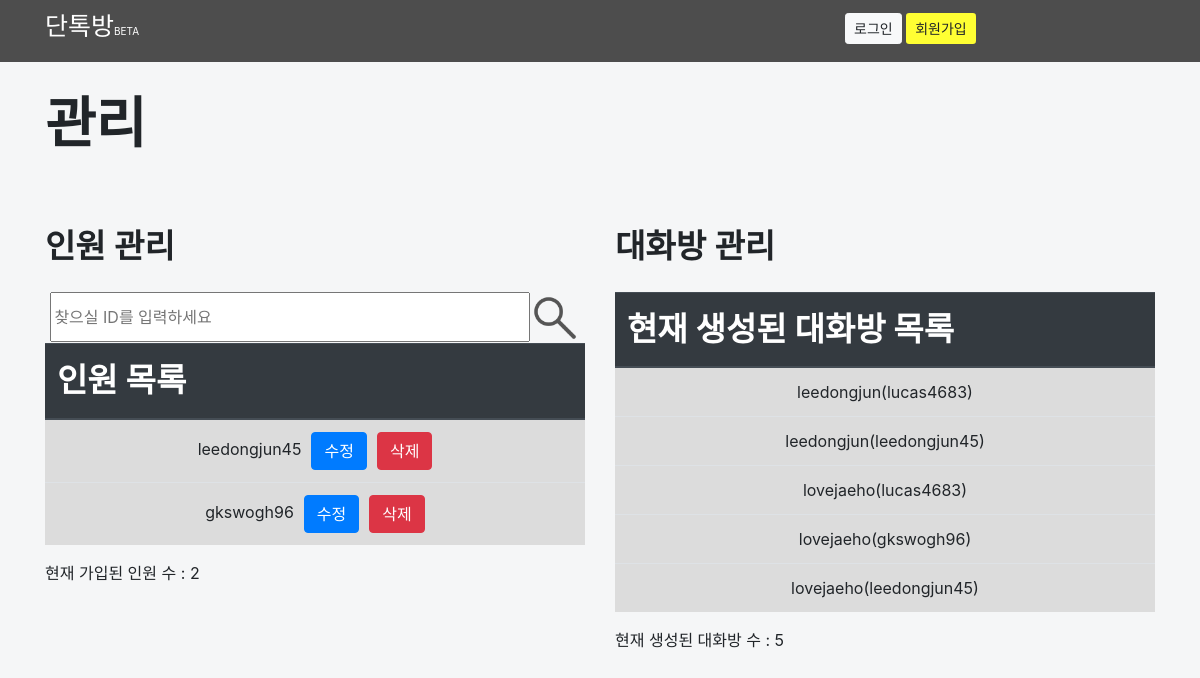
Screenshot of /DanTalk/admin_main with the database file from the repository.
### DanTalkMain/models.py (models this page shows)
class User(models.Model):
    DanTalk_ID = models.CharField(max_length=50, null=True, blank=True)
    DanTalk_PW = models.CharField(max_length=50, null=True, blank=True)
    DanTalk_Name = models.CharField(max_length=50, null=True, blank=True)
    DanTalk_Birth = models.CharField(max_length=8, null=True, blank=True)
    DanTalk_Email = models.CharField(max_length=50, null=True, blank=True)
    DanTalk_Gender = models.CharField(max_length=2, null=True, blank=True)
    DanTalk_PersonalAgree = models.CharField(max_length=2, default="1", null=True, blank=True)
    rank_list = (('1','관리자'),('2','사용자'))
    rank = models.CharField(choices=rank_list, default='2', max_length=3)
    DanTalk_SignUpDate = models.DateField(verbose_name="회원가입 날짜", null=True, blank=True)
    DanTalk_LastDate = models.DateField(verbose_name="마지막 접속 시간", null=True, blank=True)
    DanTalk_ClientAddress = models.CharField(max_length=50, null=True, blank=True)
    is_active = models.BooleanField(default=False)

class DanTalkRoom(models.Model):
    DanTalkRoom_ID = models.CharField(max_length=10, null=True, blank=True)
    DanTalkRoom_Name = models.CharField(max_length=100, null=True, blank=True)
    DanTalkRoom_UsrList = models.CharField(max_length=50, null=True, blank=True)

### DanTalkMain/views.py (the view)
# urls.py: path('DanTalk/admin_main', views.admin_main, name="admin_main"),
def admin_main(request):
    user_list = User.objects.all()
    dantalkroom_list = DanTalkRoom.objects.all()
    usr_count = 0
    talk_count = 0
    for a in user_list:
        usr_count = usr_count+1
    for a in dantalkroom_list:
        talk_count = talk_count+1
    return render(request, 'DanTalkMain/dantalkadmin/adminmain.html', {'dantalkroom_list':dantalkroom_list, 'user_list':user_list, 'usr_count':usr_count,'talk_count':talk_count})

### DanTalkMain/templates/DanTalkMain/dantalkadmin/adminmain.html (shortened to what this page needs)
{% load static %}
<!DOCTYPE html>
<html lang="ko">
<head>
<link rel="stylesheet" href="https://stackpath.bootstrapcdn.com/bootstrap/4.3.1/css/bootstrap.min.css">
</head>
<body style="background-color: #F5F6F7;">
<div id="mainwidth" >
    <nav class="site-header sticky-top" style="background-color:#4d4d4d; padding-top:8px; padding-bottom:8px;">
        <div class="container">
            <div class="row">
                <div class="col-md-2" onclick="location.href='{% url 'DanTalkMain:main' %}'">
                    <label style="color:white; font-size:25px; cursor:pointer;">단톡방</label><label style="font-size:10px; color:white;">BETA</label>
                </div>
                <div class="col-md-6">
                </div>
                <div class="col-md-4" style="padding-top:5px;">
                    {% if request.session.rank == '1' %}
                        <button type="button" class="btn btn-sm" style="background-color:#1E90FF;" onclick="location.href='{% url 'DanTalkMain:admin_main' %}'">관리자</button>
                        <button type="button" class="btn btn-light btn-sm" onclick="location.href='{% url 'DanTalkMain:logout' %}'">로그아웃</button>
                    {% else %}
                        <button type="button" class="btn btn-light btn-sm" style="margin-left:40px;" onclick="location.href='{% url 'DanTalkMain:loginpage' %}'">로그인</button>
                        <button type="button" class="btn btn-sm" style="background-color:#FFFF33;" onclick="location.href='{% url 'DanTalkMain:toSignUp' %}'">회원가입</button>
                    {% endif %}
                </div>
            </div>
        </div>
    </nav>
    <div class="container">
        <label style="font-size:55px; font-weight:600; margin-top:20px;">관리</label>
        <div class="row">
            <div class="col-md-6" style="margin-top:50px;">
            <label style="font-size:33px; font-weight:600; margin-bottom:20px;">인원 관리</label><br>
            <input type="text" id="friend_find" name="friend_find" style="position:relative; left:1%; width:480px; height:50px;" placeholder="찾으실 ID를 입력하세요">
            <img src="{% static 'DanTalkMain/img/searching.png'%}" id="search" style="position:relative; width:50px; height:50px; cursor:pointer;">
            <table class="table">
                <thead class="thead-dark">
                    <tr>
                    <th scope="col" style="font-size:33px;">인원 목록</th>
                    </tr>
                </thead>
                <tbody id="find_result" style="background-color:#DCDCDC; text-align:center;">
                    {% for usr in user_list %}
                        <tr>
                            <td id="td{{usr.id}}">{{usr.DanTalk_ID}}<button type="button" onclick="location.href='{% url 'DanTalkMain:to_usr_pw_modify_admin' usr.DanTalk_ID%}'" class="btn btn-primary" style="margin-left:10px;">수정</button><button type="button" id="buttondelete{{usr.id}}" onclick="usr_delete(this.id)" class="btn btn-danger" style="margin-left:10px;">삭제</button></td>
                        </tr>
                    {% endfor %}
                </tbody>
            </table>
            현재 가입된 인원 수 : {{usr_count}}
            </div>
            <div class="col-md-6" style="margin-top:50px;">
            <label style="font-size:33px; font-weight:600; margin-bottom:20px;">대화방 관리</label><br>
            <table class="table">
                <thead class="thead-dark">
                    <tr>
                    <th scope="col" style="font-size:33px;">현재 생성된 대화방 목록</th>
                    </tr>
                </thead>
                <tbody style="background-color:#DCDCDC; text-align:center;">
                    {% for dantalkroom in dantalkroom_list %}
                        <tr>
                            <td id="td{{dantalkroom.id}}">{{dantalkroom.DanTalkRoom_Name}}({{dantalkroom.DanTalkRoom_UsrList}})</td>
                        </tr>
                    {% endfor %}
                </tbody>
            </table>
            현재 생성된 대화방 수 : {{talk_count}}
            </div>
        </div>
    </div>
</div>
</body>

### rows the page displays
User: DanTalk_ID "leedongjun45"
User: DanTalk_ID "gkswogh96"
DanTalkRoom: DanTalkRoom_Name "leedongjun", DanTalkRoom_UsrList "lucas4683"
DanTalkRoom: DanTalkRoom_Name "leedongjun", DanTalkRoom_UsrList "leedongjun45"
DanTalkRoom: DanTalkRoom_Name "lovejaeho", DanTalkRoom_UsrList "lucas4683"
DanTalkRoom: DanTalkRoom_Name "lovejaeho", DanTalkRoom_UsrList "gkswogh96"
DanTalkRoom: DanTalkRoom_Name "lovejaeho", DanTalkRoom_UsrList "leedongjun45"

### other values shown
{{ usr_count }} "2"
{{ talk_count }} "5"
